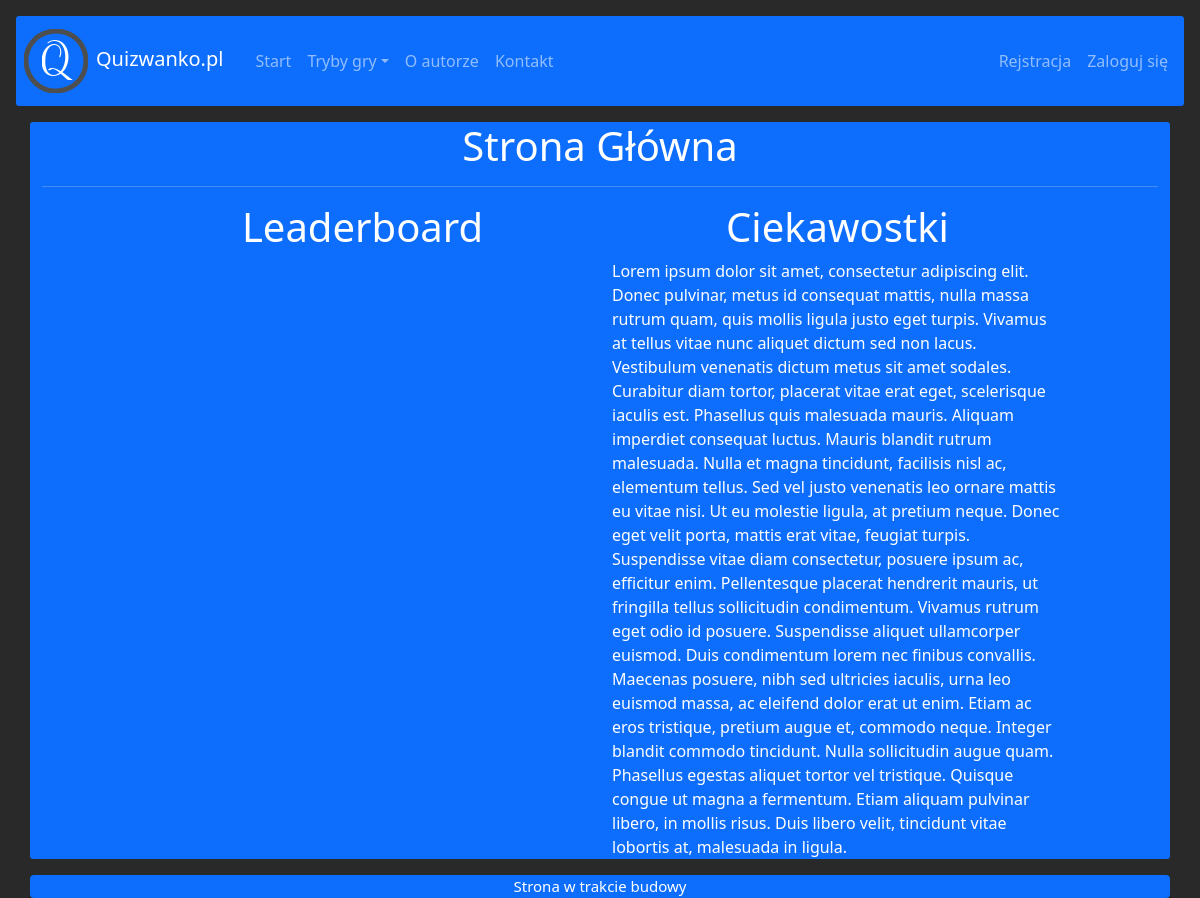
Before: / with the older database file.
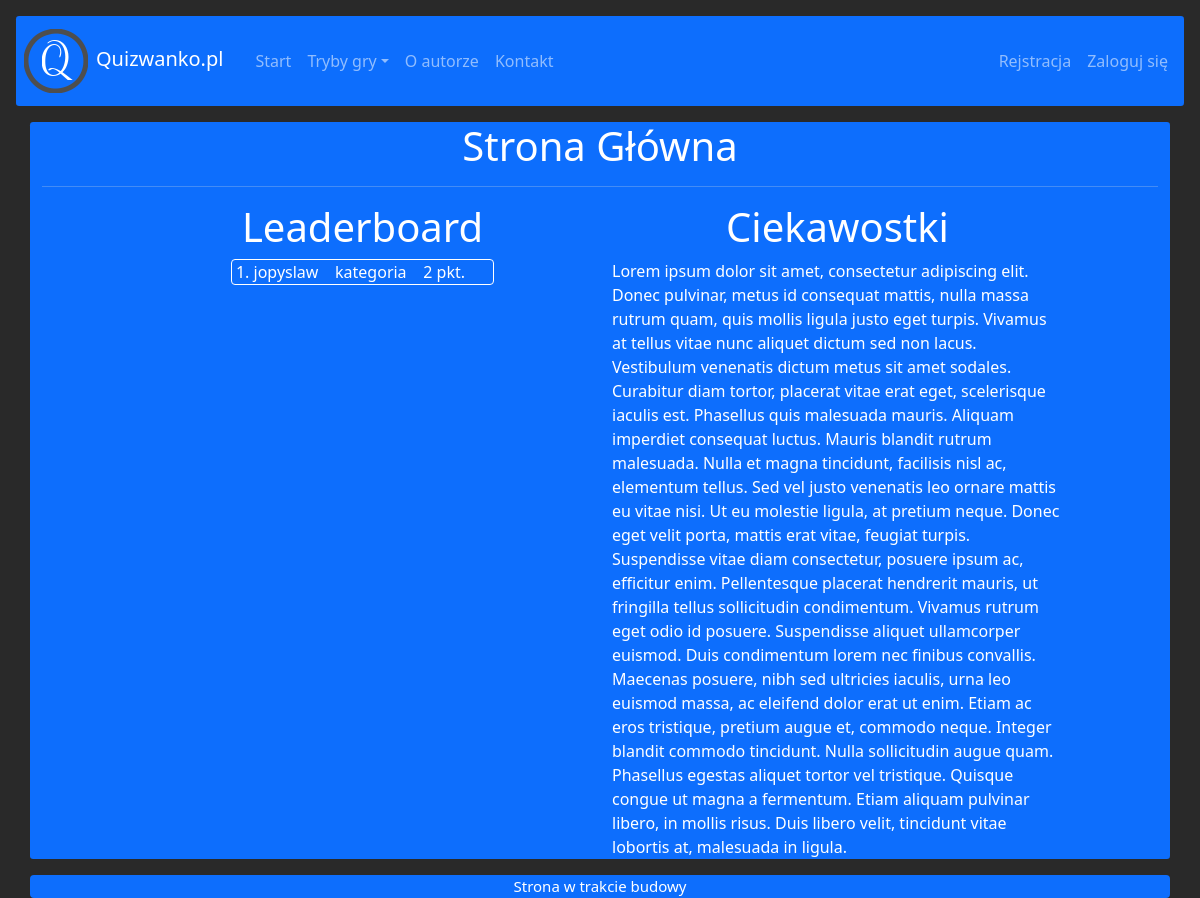
After: the same page with the newer database file.
### first/models.py (models this page shows, shortened)
class LeaderBoard(models.Model):
    category = models.ForeignKey(Category, on_delete=models.CASCADE)
    username = models.CharField(max_length=150, unique=True)
    points = models.IntegerField()

### first/views.py (the view)
# urls.py: path('', main, name='main'),
def main(request):#do naprawy
    leaders = LeaderBoard.objects.all().values()
    data = {'leaders': leaders}
    return render(request,"first/index.html", data)

### first/templates/first/index.html
{% extends 'first/base.html' %}
{% block content %}
    <div class="container bg-primary rounded-1">
        <header>
            <h1 class="text-center">Strona Główna</h1>
            <hr>
        </header>
        <div class="row">
            <div class="col-md-5 offset-md-1">
                <h1 class="text-center">Leaderboard</h1>
                {% for i in leaders %}
                    <div class="col-md-12">
                        <div class="col-md-7 col-sm-8 rounded border border-white mt-2 mx-auto">
                            <span class="ms-1">{{forloop.counter}}. {{i.username}} &nbsp;&nbsp; kategoria &nbsp;&nbsp; {{i.points}} pkt.</span>
                        </div>
                    </div>
                {% endfor %}
            </div>
            <div class="col-md-5">
                <h1 class="text-center">Ciekawostki</h1>
                Lorem ipsum dolor sit amet, consectetur adipiscing elit. Donec pulvinar, metus id consequat mattis, nulla massa rutrum quam, quis mollis ligula justo eget turpis. Vivamus at tellus vitae nunc aliquet dictum sed non lacus. Vestibulum venenatis dictum metus sit amet sodales. Curabitur diam tortor, placerat vitae erat eget, scelerisque iaculis est. Phasellus quis malesuada mauris. Aliquam imperdiet consequat luctus. Mauris blandit rutrum malesuada. Nulla et magna tincidunt, facilisis nisl ac, elementum tellus. Sed vel justo venenatis leo ornare mattis eu vitae nisi. Ut eu molestie ligula, at pretium neque. Donec eget velit porta, mattis erat vitae, feugiat turpis. Suspendisse vitae diam consectetur, posuere ipsum ac, efficitur enim. Pellentesque placerat hendrerit mauris, ut fringilla tellus sollicitudin condimentum. Vivamus rutrum eget odio id posuere. Suspendisse aliquet ullamcorper euismod. Duis condimentum lorem nec finibus convallis.
                 Maecenas posuere, nibh sed ultricies iaculis, urna leo euismod massa, ac eleifend dolor erat ut enim. Etiam ac eros tristique, pretium augue et, commodo neque. Integer blandit commodo tincidunt. Nulla sollicitudin augue quam. Phasellus egestas aliquet tortor vel tristique. Quisque congue ut magna a fermentum. Etiam aliquam pulvinar libero, in mollis risus. Duis libero velit, tincidunt vitae lobortis at, malesuada in ligula.
            </div>
        </div>
    </div>
{% endblock %}

Changed rows visible on the page:
added LeaderBoard: username "jopyslaw", points "2"
